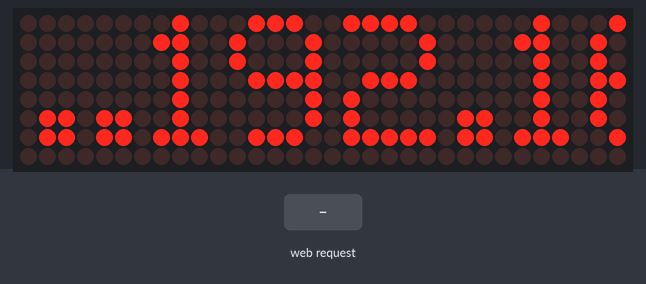
Bench run of a sketch on a simulated ESP32. On the bench: 32×8 LED matrix. The inputs (shaded band) are chosen by the test bench. WiFi joins after 1.5 s; servers stay silent unless stated; the local clock reads 2024-03-15 10:24:30 at power-on unless the sketch sets it.

Above: at 2.74 s.
2.8 s: HTTP request GET /countdown?s=1 received
At 3.1 s:
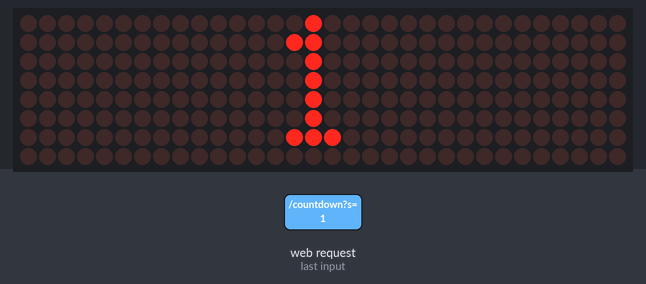
5.8 s: HTTP request GET /clock received
At 6.6 s:
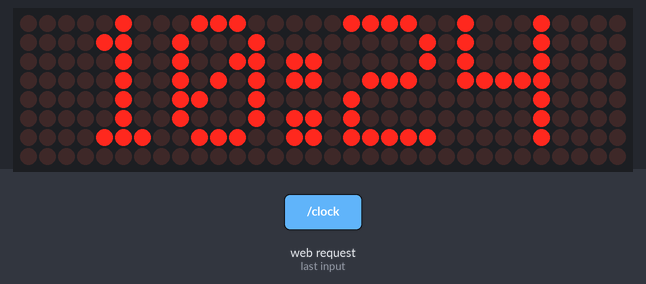
7.3 s: HTTP request GET /show?text=1 received
At 7.7 s:
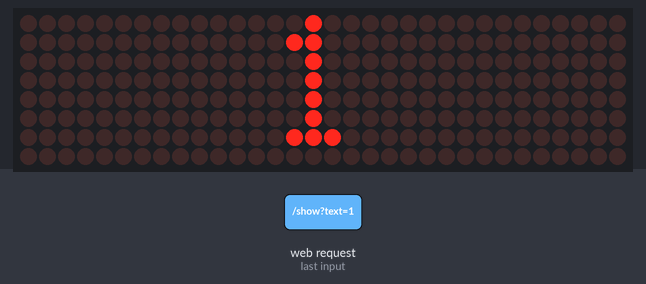
8.8 s: HTTP request GET /clock?text=1 received
At 31.0 s:
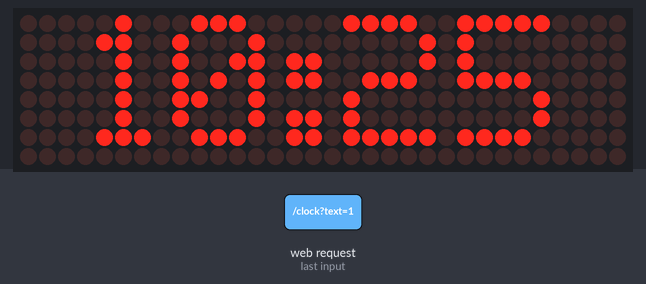
Timing chart, 0 to 31.5 s (numbered marks = the images above; inputs shaded):
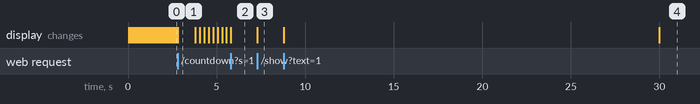

The sketch:

esp-led-matrix.ino
```cpp
#include <WiFi.h>
#include <WebServer.h>
#include <MD_Parola.h>
#include <MD_MAX72xx.h>
#include <SPI.h>
#include <time.h>

const char* SSID = "ok";
const char* PASS = "palindrome@121";

MD_Parola P(MD_MAX72XX::FC16_HW, 5, 4);  // CS=D5, 4 modules
WebServer server(80);

enum Mode { TEXT, COUNTDOWN, CLOCK };
Mode mode = TEXT;
char msg[200] = "WIFI...";
unsigned long cdEnd = 0;     // millis() when countdown hits 0
int blinks = 0;              // flashes left after countdown ends
unsigned long lastBlink = 0;

void setText(const char* s) {
  strncpy(msg, s, sizeof(msg) - 1);
  msg[sizeof(msg) - 1] = 0;
  if (strlen(msg) <= 5)
    P.displayText(msg, PA_CENTER, 0, 0, PA_PRINT, PA_NO_EFFECT);        // fits: still
  else
    P.displayText(msg, PA_LEFT, 50, 0, PA_SCROLL_LEFT, PA_SCROLL_LEFT);  // long: scroll
  P.displayReset();
}

void showIfChanged(const char* s) { if (strcmp(s, msg)) setText(s); }

void startMode(Mode m) {
  mode = m;
  blinks = 0;
  P.displayShutdown(false);
  msg[0] = 0;  // force redraw
}

void reply(int code, const char* body) {
  server.sendHeader("Access-Control-Allow-Origin", "*");
  server.send(code, "text/plain", body);
}

// GET /show?text=hello
void handleShow() {
  if (!server.hasArg("text")) return reply(400, "missing text");
  startMode(TEXT);
  setText(server.arg("text").c_str());
  reply(200, "ok");
}

// GET /countdown?s=90
void handleCountdown() {
  long s = server.arg("s").toInt();
  if (s < 1 || s > 5999) return reply(400, "s must be 1-5999");
  startMode(COUNTDOWN);
  cdEnd = millis() + s * 1000UL;
  reply(200, "ok");
}

// GET /clock
void handleClock() {
  startMode(CLOCK);
  reply(200, "ok");
}

// GET /brightness?v=0..15
void handleBrightness() {
  P.setIntensity(constrain(server.arg("v").toInt(), 0, 15));
  reply(200, "ok");
}

void tick() {
  char buf[8];
  if (mode == COUNTDOWN) {
    long left = (long)(cdEnd - millis());
    if (left <= 0) {
      mode = TEXT;
      setText("DONE");
      blinks = 10;
      lastBlink = millis();
    } else {
      long s = (left + 999) / 1000;  // round up so N shows first
      if (s >= 60) snprintf(buf, sizeof(buf), "%ld:%02ld", s / 60, s % 60);
      else snprintf(buf, sizeof(buf), "%ld", s);
      showIfChanged(buf);
    }
  } else if (mode == CLOCK) {
    struct tm t;
    if (getLocalTime(&t, 0)) strftime(buf, sizeof(buf), "%H:%M", &t);
    else strcpy(buf, "--:--");  // not synced yet
    showIfChanged(buf);
  }

  if (blinks > 0 && millis() - lastBlink > 250) {  // flash after countdown
    lastBlink = millis();
    blinks--;
    P.displayShutdown(blinks % 2);
  }
}

void setup() {
  P.begin();
  P.setIntensity(1);
  setText("WIFI...");
  P.displayAnimate();

  WiFi.begin(SSID, PASS);
  while (WiFi.status() != WL_CONNECTED) { P.displayAnimate(); delay(10); }
  setText(WiFi.localIP().toString().c_str());

  configTime(19800, 0, "pool.ntp.org", "time.google.com");  // IST = UTC+5:30

  server.on("/show", handleShow);
  server.on("/countdown", handleCountdown);
  server.on("/clock", handleClock);
  server.on("/brightness", handleBrightness);
  server.begin();
}

void loop() {
  server.handleClient();
  tick();
  if (P.displayAnimate()) P.displayReset();
}
```

Measured:
- after the input at 2.8 s, the display: changes at once (image 1)
- after the input at 5.8 s, the display: changes at once (image 2)
- after the input at 7.3 s, the display: changes at once (image 3)
- after the input at 8.8 s, the display: first changes at once (image 4 shows a later state)
- what the display in image 1 shows lasts 1.0 s, from 2.8 s to 3.8 s
